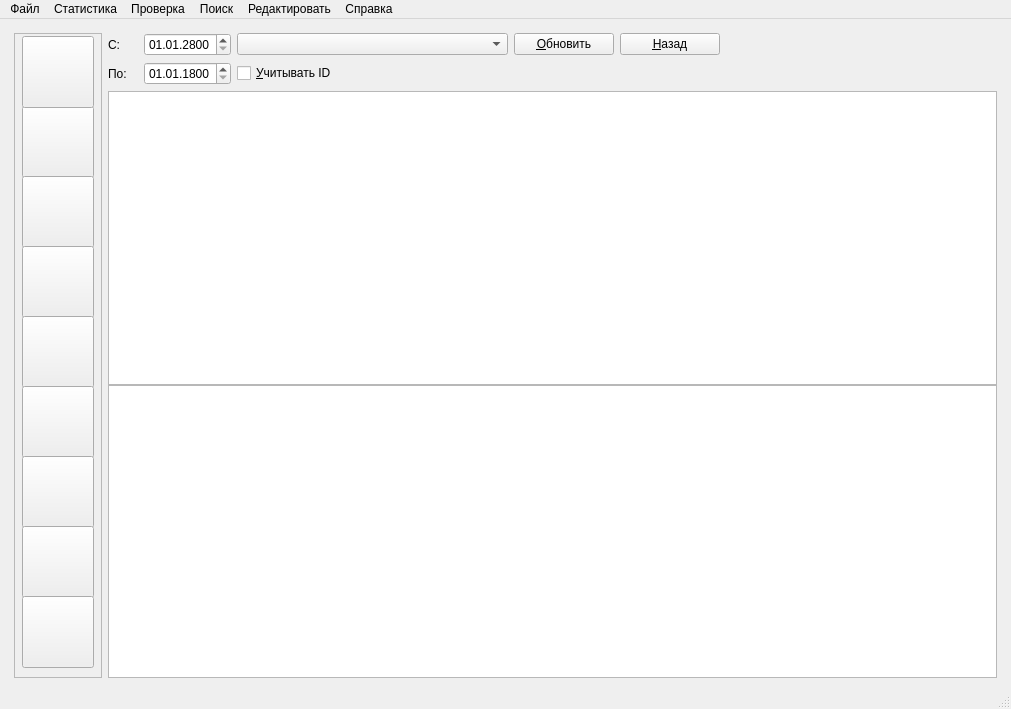
<?xml version="1.0" encoding="UTF-8"?>
<ui version="4.0">
 <class>MainWindow</class>
 <widget class="QMainWindow" name="MainWindow">
  <property name="geometry">
   <rect>
    <x>0</x>
    <y>0</y>
    <width>1011</width>
    <height>709</height>
   </rect>
  </property>
  <property name="minimumSize">
   <size>
    <width>0</width>
    <height>655</height>
   </size>
  </property>
  <property name="maximumSize">
   <size>
    <width>16777215</width>
    <height>6000</height>
   </size>
  </property>
  <property name="windowTitle">
   <string>QFootballStat: футбольная статистика</string>
  </property>
  <property name="windowIcon">
   <iconset resource="resources.qrc">
    <normaloff>:/icon/images/window.png</normaloff>:/icon/images/window.png</iconset>
  </property>
  <property name="iconSize">
   <size>
    <width>32</width>
    <height>32</height>
   </size>
  </property>
  <widget class="QWidget" name="centralwidget">
   <property name="sizePolicy">
    <sizepolicy hsizetype="Expanding" vsizetype="Expanding">
     <horstretch>0</horstretch>
     <verstretch>0</verstretch>
    </sizepolicy>
   </property>
   <layout class="QHBoxLayout" name="horizontalLayout">
    <item>
     <layout class="QGridLayout" name="gridLayout">
      <property name="verticalSpacing">
       <number>0</number>
      </property>
      <item row="4" column="3">
       <spacer name="verticalSpacer_2">
        <property name="orientation">
         <enum>Qt::Vertical</enum>
        </property>
        <property name="sizeType">
         <enum>QSizePolicy::Fixed</enum>
        </property>
        <property name="sizeHint" stdset="0">
         <size>
          <width>20</width>
          <height>6</height>
         </size>
        </property>
       </spacer>
      </item>
      <item row="2" column="3">
       <spacer name="verticalSpacer">
        <property name="orientation">
         <enum>Qt::Vertical</enum>
        </property>
        <property name="sizeType">
         <enum>QSizePolicy::Fixed</enum>
        </property>
        <property name="sizeHint" stdset="0">
         <size>
          <width>20</width>
          <height>6</height>
         </size>
        </property>
       </spacer>
      </item>
      <item row="6" column="2" colspan="6">
       <widget class="QTextBrowser" name="text">
        <property name="sizePolicy">
         <sizepolicy hsizetype="Expanding" vsizetype="Expanding">
          <horstretch>0</horstretch>
          <verstretch>0</verstretch>
         </sizepolicy>
        </property>
        <property name="maximumSize">
         <size>
          <width>16777215</width>
          <height>16777215</height>
         </size>
        </property>
        <property name="verticalScrollBarPolicy">
         <enum>Qt::ScrollBarAsNeeded</enum>
        </property>
        <property name="horizontalScrollBarPolicy">
         <enum>Qt::ScrollBarAsNeeded</enum>
        </property>
       </widget>
      </item>
      <item row="1" column="5">
       <widget class="QPushButton" name="pushRefresh">
        <property name="maximumSize">
         <size>
          <width>100</width>
          <height>16777215</height>
         </size>
        </property>
        <property name="text">
         <string>&amp;Обновить</string>
        </property>
       </widget>
      </item>
      <item row="0" column="8">
       <spacer name="horizontalSpacer_3">
        <property name="orientation">
         <enum>Qt::Horizontal</enum>
        </property>
        <property name="sizeType">
         <enum>QSizePolicy::Fixed</enum>
        </property>
        <property name="sizeHint" stdset="0">
         <size>
          <width>5</width>
          <height>5</height>
         </size>
        </property>
       </spacer>
      </item>
      <item row="0" column="0">
       <spacer name="horizontalSpacer_2">
        <property name="orientation">
         <enum>Qt::Horizontal</enum>
        </property>
        <property name="sizeType">
         <enum>QSizePolicy::Fixed</enum>
        </property>
        <property name="sizeHint" stdset="0">
         <size>
          <width>5</width>
          <height>5</height>
         </size>
        </property>
       </spacer>
      </item>
      <item row="0" column="1">
       <spacer name="horizontalSpacer">
        <property name="orientation">
         <enum>Qt::Horizontal</enum>
        </property>
        <property name="sizeType">
         <enum>QSizePolicy::Fixed</enum>
        </property>
        <property name="sizeHint" stdset="0">
         <size>
          <width>88</width>
          <height>5</height>
         </size>
        </property>
       </spacer>
      </item>
      <item row="1" column="1" rowspan="6">
       <widget class="QScrollArea" name="scrollArea">
        <property name="sizePolicy">
         <sizepolicy hsizetype="Fixed" vsizetype="Expanding">
          <horstretch>0</horstretch>
          <verstretch>0</verstretch>
         </sizepolicy>
        </property>
        <property name="minimumSize">
         <size>
          <width>88</width>
          <height>440</height>
         </size>
        </property>
        <property name="lineWidth">
         <number>1</number>
        </property>
        <property name="verticalScrollBarPolicy">
         <enum>Qt::ScrollBarAsNeeded</enum>
        </property>
        <property name="horizontalScrollBarPolicy">
         <enum>Qt::ScrollBarAlwaysOff</enum>
        </property>
        <property name="widgetResizable">
         <bool>true</bool>
        </property>
        <property name="alignment">
         <set>Qt::AlignLeading|Qt::AlignLeft|Qt::AlignTop</set>
        </property>
        <widget class="QWidget" name="scrollAreaWidgetContents">
         <property name="geometry">
          <rect>
           <x>0</x>
           <y>0</y>
           <width>86</width>
           <height>641</height>
          </rect>
         </property>
         <widget class="QPushButton" name="pushButton_1">
          <property name="geometry">
           <rect>
            <x>7</x>
            <y>72</y>
            <width>72</width>
            <height>72</height>
           </rect>
          </property>
          <property name="sizePolicy">
           <sizepolicy hsizetype="Fixed" vsizetype="Fixed">
            <horstretch>0</horstretch>
            <verstretch>0</verstretch>
           </sizepolicy>
          </property>
          <property name="minimumSize">
           <size>
            <width>72</width>
            <height>72</height>
           </size>
          </property>
          <property name="maximumSize">
           <size>
            <width>72</width>
            <height>72</height>
           </size>
          </property>
          <property name="toolTip">
           <string>Турнирная таблица</string>
          </property>
          <property name="styleSheet">
           <string notr="true"/>
          </property>
          <property name="text">
           <string/>
          </property>
          <property name="icon">
           <iconset resource="resources.qrc">
            <normaloff>:/icon/images/mode1.png</normaloff>:/icon/images/mode1.png</iconset>
          </property>
          <property name="iconSize">
           <size>
            <width>64</width>
            <height>64</height>
           </size>
          </property>
          <property name="flat">
           <bool>false</bool>
          </property>
         </widget>
         <widget class="QPushButton" name="pushButton_2">
          <property name="geometry">
           <rect>
            <x>7</x>
            <y>142</y>
            <width>72</width>
            <height>72</height>
           </rect>
          </property>
          <property name="sizePolicy">
           <sizepolicy hsizetype="Fixed" vsizetype="Fixed">
            <horstretch>0</horstretch>
            <verstretch>0</verstretch>
           </sizepolicy>
          </property>
          <property name="minimumSize">
           <size>
            <width>72</width>
            <height>72</height>
           </size>
          </property>
          <property name="maximumSize">
           <size>
            <width>72</width>
            <height>72</height>
           </size>
          </property>
          <property name="toolTip">
           <string>Командная статистика</string>
          </property>
          <property name="text">
           <string/>
          </property>
          <property name="icon">
           <iconset resource="resources.qrc">
            <normaloff>:/icon/images/mode2.png</normaloff>:/icon/images/mode2.png</iconset>
          </property>
          <property name="iconSize">
           <size>
            <width>64</width>
            <height>64</height>
           </size>
          </property>
         </widget>
         <widget class="QPushButton" name="pushButton_3">
          <property name="geometry">
           <rect>
            <x>7</x>
            <y>212</y>
            <width>72</width>
            <height>72</height>
           </rect>
          </property>
          <property name="sizePolicy">
           <sizepolicy hsizetype="Fixed" vsizetype="Fixed">
            <horstretch>0</horstretch>
            <verstretch>0</verstretch>
           </sizepolicy>
          </property>
          <property name="minimumSize">
           <size>
            <width>72</width>
            <height>72</height>
           </size>
          </property>
          <property name="maximumSize">
           <size>
            <width>72</width>
            <height>72</height>
           </size>
          </property>
          <property name="toolTip">
           <string>Судейская статистика</string>
          </property>
          <property name="text">
           <string/>
          </property>
          <property name="icon">
           <iconset resource="resources.qrc">
            <normaloff>:/icon/images/mode3.png</normaloff>:/icon/images/mode3.png</iconset>
          </property>
          <property name="iconSize">
           <size>
            <width>64</width>
            <height>64</height>
           </size>
          </property>
         </widget>
         <widget class="QPushButton" name="pushButton_4">
          <property name="geometry">
           <rect>
            <x>7</x>
            <y>282</y>
            <width>72</width>
            <height>72</height>
           </rect>
          </property>
          <property name="sizePolicy">
           <sizepolicy hsizetype="Fixed" vsizetype="Fixed">
            <horstretch>0</horstretch>
            <verstretch>0</verstretch>
           </sizepolicy>
          </property>
          <property name="minimumSize">
           <size>
            <width>72</width>
            <height>72</height>
           </size>
          </property>
          <property name="maximumSize">
           <size>
            <width>72</width>
            <height>72</height>
           </size>
          </property>
          <property name="toolTip">
           <string>Личная статистика игроков</string>
          </property>
          <property name="text">
           <string/>
          </property>
          <property name="icon">
           <iconset resource="resources.qrc">
            <normaloff>:/icon/images/mode4.png</normaloff>:/icon/images/mode4.png</iconset>
          </property>
          <property name="iconSize">
           <size>
            <width>64</width>
            <height>64</height>
           </size>
          </property>
         </widget>
         <widget class="QPushButton" name="pushButton_5">
          <property name="geometry">
           <rect>
            <x>7</x>
            <y>352</y>
            <width>72</width>
            <height>72</height>
           </rect>
          </property>
          <property name="sizePolicy">
           <sizepolicy hsizetype="Fixed" vsizetype="Fixed">
            <horstretch>0</horstretch>
            <verstretch>0</verstretch>
           </sizepolicy>
          </property>
          <property name="minimumSize">
           <size>
            <width>72</width>
            <height>72</height>
           </size>
          </property>
          <property name="maximumSize">
           <size>
            <width>72</width>
            <height>72</height>
           </size>
          </property>
          <property name="toolTip">
           <string>Результаты матчей</string>
          </property>
          <property name="text">
           <string/>
          </property>
          <property name="icon">
           <iconset resource="resources.qrc">
            <normaloff>:/icon/images/mode5.png</normaloff>:/icon/images/mode5.png</iconset>
          </property>
          <property name="iconSize">
           <size>
            <width>64</width>
            <height>64</height>
           </size>
          </property>
         </widget>
         <widget class="QPushButton" name="pushButton_6">
          <property name="geometry">
           <rect>
            <x>7</x>
            <y>422</y>
            <width>72</width>
            <height>72</height>
           </rect>
          </property>
          <property name="sizePolicy">
           <sizepolicy hsizetype="Fixed" vsizetype="Fixed">
            <horstretch>0</horstretch>
            <verstretch>0</verstretch>
           </sizepolicy>
          </property>
          <property name="minimumSize">
           <size>
            <width>72</width>
            <height>72</height>
           </size>
          </property>
          <property name="maximumSize">
           <size>
            <width>72</width>
            <height>72</height>
           </size>
          </property>
          <property name="toolTip">
           <string>Список бомбардиров</string>
          </property>
          <property name="text">
           <string/>
          </property>
          <property name="icon">
           <iconset resource="resources.qrc">
            <normaloff>:/icon/images/mode6.png</normaloff>:/icon/images/mode6.png</iconset>
          </property>
          <property name="iconSize">
           <size>
            <width>64</width>
            <height>64</height>
           </size>
          </property>
         </widget>
         <widget class="QPushButton" name="pushButton_7">
          <property name="geometry">
           <rect>
            <x>7</x>
            <y>492</y>
            <width>72</width>
            <height>72</height>
           </rect>
          </property>
          <property name="sizePolicy">
           <sizepolicy hsizetype="Fixed" vsizetype="Fixed">
            <horstretch>0</horstretch>
            <verstretch>0</verstretch>
           </sizepolicy>
          </property>
          <property name="minimumSize">
           <size>
            <width>72</width>
            <height>72</height>
           </size>
          </property>
          <property name="maximumSize">
           <size>
            <width>72</width>
            <height>72</height>
           </size>
          </property>
          <property name="toolTip">
           <string>Тренерская статистика</string>
          </property>
          <property name="text">
           <string/>
          </property>
          <property name="icon">
           <iconset resource="resources.qrc">
            <normaloff>:/icon/images/mode7.png</normaloff>:/icon/images/mode7.png</iconset>
          </property>
          <property name="iconSize">
           <size>
            <width>64</width>
            <height>64</height>
           </size>
          </property>
         </widget>
         <widget class="QPushButton" name="pushButton_8">
          <property name="geometry">
           <rect>
            <x>7</x>
            <y>562</y>
            <width>72</width>
            <height>72</height>
           </rect>
          </property>
          <property name="sizePolicy">
           <sizepolicy hsizetype="Fixed" vsizetype="Fixed">
            <horstretch>0</horstretch>
            <verstretch>0</verstretch>
           </sizepolicy>
          </property>
          <property name="minimumSize">
           <size>
            <width>72</width>
            <height>72</height>
           </size>
          </property>
          <property name="maximumSize">
           <size>
            <width>72</width>
            <height>72</height>
           </size>
          </property>
          <property name="toolTip">
           <string>Статистика по стадионам</string>
          </property>
          <property name="text">
           <string/>
          </property>
          <property name="icon">
           <iconset resource="resources.qrc">
            <normaloff>:/icon/images/mode8.png</normaloff>:/icon/images/mode8.png</iconset>
          </property>
          <property name="iconSize">
           <size>
            <width>64</width>
            <height>64</height>
           </size>
          </property>
         </widget>
         <widget class="QPushButton" name="pushButton_0">
          <property name="geometry">
           <rect>
            <x>7</x>
            <y>2</y>
            <width>72</width>
            <height>72</height>
           </rect>
          </property>
          <property name="sizePolicy">
           <sizepolicy hsizetype="Fixed" vsizetype="Fixed">
            <horstretch>0</horstretch>
            <verstretch>0</verstretch>
           </sizepolicy>
          </property>
          <property name="minimumSize">
           <size>
            <width>72</width>
            <height>72</height>
           </size>
          </property>
          <property name="maximumSize">
           <size>
            <width>72</width>
            <height>72</height>
           </size>
          </property>
          <property name="toolTip">
           <string>Начальная страница</string>
          </property>
          <property name="styleSheet">
           <string notr="true"/>
          </property>
          <property name="text">
           <string/>
          </property>
          <property name="icon">
           <iconset resource="resources.qrc">
            <normaloff>:/icon/images/mode0.png</normaloff>:/icon/images/mode0.png</iconset>
          </property>
          <property name="iconSize">
           <size>
            <width>64</width>
            <height>64</height>
           </size>
          </property>
          <property name="flat">
           <bool>false</bool>
          </property>
         </widget>
        </widget>
       </widget>
      </item>
      <item row="1" column="3">
       <widget class="QDateEdit" name="dateEditFrom">
        <property name="sizePolicy">
         <sizepolicy hsizetype="Fixed" vsizetype="Fixed">
          <horstretch>0</horstretch>
          <verstretch>0</verstretch>
         </sizepolicy>
        </property>
        <property name="dateTime">
         <datetime>
          <hour>0</hour>
          <minute>0</minute>
          <second>0</second>
          <year>2800</year>
          <month>1</month>
          <day>1</day>
         </datetime>
        </property>
        <property name="date">
         <date>
          <year>2800</year>
          <month>1</month>
          <day>1</day>
         </date>
        </property>
        <property name="displayFormat">
         <string>dd.MM.yyyy</string>
        </property>
       </widget>
      </item>
      <item row="3" column="3">
       <widget class="QDateEdit" name="dateEditTill">
        <property name="sizePolicy">
         <sizepolicy hsizetype="Fixed" vsizetype="Fixed">
          <horstretch>0</horstretch>
          <verstretch>0</verstretch>
         </sizepolicy>
        </property>
        <property name="date">
         <date>
          <year>1800</year>
          <month>1</month>
          <day>1</day>
         </date>
        </property>
        <property name="displayFormat">
         <string>dd.MM.yyyy</string>
        </property>
       </widget>
      </item>
      <item row="1" column="2">
       <widget class="QLabel" name="label">
        <property name="minimumSize">
         <size>
          <width>30</width>
          <height>0</height>
         </size>
        </property>
        <property name="maximumSize">
         <size>
          <width>30</width>
          <height>16777215</height>
         </size>
        </property>
        <property name="text">
         <string>С:</string>
        </property>
       </widget>
      </item>
      <item row="3" column="2">
       <widget class="QLabel" name="label_2">
        <property name="maximumSize">
         <size>
          <width>16777215</width>
          <height>16777215</height>
         </size>
        </property>
        <property name="text">
         <string>По:</string>
        </property>
       </widget>
      </item>
      <item row="5" column="2" colspan="6">
       <widget class="QTableWidget" name="table">
        <property name="selectionBehavior">
         <enum>QAbstractItemView::SelectRows</enum>
        </property>
       </widget>
      </item>
      <item row="1" column="6">
       <widget class="QPushButton" name="pushBack">
        <property name="maximumSize">
         <size>
          <width>100</width>
          <height>16777215</height>
         </size>
        </property>
        <property name="text">
         <string>&amp;Назад</string>
        </property>
       </widget>
      </item>
      <item row="1" column="4">
       <widget class="QComboBox" name="comboTournaments"/>
      </item>
      <item row="3" column="4">
       <widget class="QCheckBox" name="checkBoxID">
        <property name="text">
         <string>&amp;Учитывать ID</string>
        </property>
       </widget>
      </item>
     </layout>
    </item>
   </layout>
  </widget>
  <widget class="QMenuBar" name="menubar">
   <property name="geometry">
    <rect>
     <x>0</x>
     <y>0</y>
     <width>1011</width>
     <height>21</height>
    </rect>
   </property>
   <widget class="QMenu" name="menuFile">
    <property name="title">
     <string>Файл</string>
    </property>
    <addaction name="actionNewQfb"/>
    <addaction name="actionOpenQfb"/>
    <addaction name="actionSave"/>
    <addaction name="actionSaveAsQfb"/>
    <addaction name="actionImport"/>
    <addaction name="actionSaveAsText"/>
    <addaction name="separator"/>
    <addaction name="separator"/>
    <addaction name="actionExit"/>
   </widget>
   <widget class="QMenu" name="menu">
    <property name="title">
     <string>Статистика</string>
    </property>
    <widget class="QMenu" name="menu_3">
     <property name="title">
      <string>Матчи</string>
     </property>
     <addaction name="actionCalculateMatches"/>
    </widget>
    <widget class="QMenu" name="menu_4">
     <property name="title">
      <string>Игроки</string>
     </property>
     <addaction name="actionCalculateGoals"/>
     <addaction name="actionCalculatePlayers"/>
    </widget>
    <widget class="QMenu" name="menu_5">
     <property name="title">
      <string>Судьи</string>
     </property>
     <addaction name="actionCalculateReferies"/>
    </widget>
    <widget class="QMenu" name="menu_6">
     <property name="title">
      <string>Тренеры</string>
     </property>
     <addaction name="actionCalculateCoaches"/>
    </widget>
    <widget class="QMenu" name="menu_7">
     <property name="title">
      <string>Стадионы</string>
     </property>
     <addaction name="actionCalculateStadiums"/>
    </widget>
    <widget class="QMenu" name="menu_8">
     <property name="title">
      <string>Команды</string>
     </property>
     <addaction name="actionCalculateTeams"/>
     <addaction name="actionCalculateTable"/>
    </widget>
    <addaction name="menu_4"/>
    <addaction name="menu_8"/>
    <addaction name="menu_3"/>
    <addaction name="menu_7"/>
    <addaction name="menu_5"/>
    <addaction name="menu_6"/>
   </widget>
   <widget class="QMenu" name="menu_2">
    <property name="title">
     <string>Справка</string>
    </property>
    <addaction name="actionAbout"/>
   </widget>
   <widget class="QMenu" name="menu_9">
    <property name="title">
     <string>Проверка</string>
    </property>
    <addaction name="actionVerifyPlayers"/>
    <addaction name="actionVerifyAttendance"/>
    <addaction name="actionVerifyPlayers2"/>
   </widget>
   <widget class="QMenu" name="menu_10">
    <property name="title">
     <string>Поиск</string>
    </property>
    <addaction name="actionFindPlayer"/>
    <addaction name="actionFindCoach"/>
   </widget>
   <widget class="QMenu" name="menu_11">
    <property name="title">
     <string>Редактировать</string>
    </property>
    <addaction name="actionAddReport"/>
    <addaction name="actionEditReport"/>
   </widget>
   <addaction name="menuFile"/>
   <addaction name="menu"/>
   <addaction name="menu_9"/>
   <addaction name="menu_10"/>
   <addaction name="menu_11"/>
   <addaction name="menu_2"/>
  </widget>
  <widget class="QStatusBar" name="statusbar"/>
  <action name="actionExit">
   <property name="text">
    <string>Выход</string>
   </property>
  </action>
  <action name="actionCalculateTable">
   <property name="text">
    <string>Турнирная таблица</string>
   </property>
  </action>
  <action name="actionCalculateGoals">
   <property name="text">
    <string>Список бомбардиров</string>
   </property>
  </action>
  <action name="actionCalculateReferies">
   <property name="text">
    <string>Статистика по судьям</string>
   </property>
  </action>
  <action name="actionCalculateMatches">
   <property name="text">
    <string>Список матчей</string>
   </property>
  </action>
  <action name="actionSaveAsText">
   <property name="text">
    <string>Сохранить таблицу как текст</string>
   </property>
  </action>
  <action name="actionImport">
   <property name="text">
    <string>Импортировать XML файлы</string>
   </property>
  </action>
  <action name="actionAbout">
   <property name="text">
    <string>О программе</string>
   </property>
  </action>
  <action name="actionCalculateCoaches">
   <property name="text">
    <string>Статистика по тренерам</string>
   </property>
  </action>
  <action name="actionCalculateStadiums">
   <property name="text">
    <string>Статистика по стадионам</string>
   </property>
  </action>
  <action name="actionCalculatePlayers">
   <property name="text">
    <string>Статистика по игрокам</string>
   </property>
  </action>
  <action name="actionCalculateTeams">
   <property name="text">
    <string>Статистика по командам</string>
   </property>
  </action>
  <action name="actionVerifyPlayers">
   <property name="text">
    <string>В команде не 11 игроков</string>
   </property>
  </action>
  <action name="actionVerifyAttendance">
   <property name="text">
    <string>Не указано число зрителей</string>
   </property>
  </action>
  <action name="actionVerifyPlayers2">
   <property name="text">
    <string>Одна фамилия, но разный ID</string>
   </property>
  </action>
  <action name="actionFindPlayer">
   <property name="text">
    <string>Найти игрока</string>
   </property>
  </action>
  <action name="actionFindCoach">
   <property name="text">
    <string>Найти тренера</string>
   </property>
  </action>
  <action name="actionSaveAsQfb">
   <property name="text">
    <string>Сохранить в qfb файл</string>
   </property>
  </action>
  <action name="actionOpenQfb">
   <property name="text">
    <string>Открыть qfb файл</string>
   </property>
  </action>
  <action name="actionAddReport">
   <property name="text">
    <string>Добавить матч</string>
   </property>
  </action>
  <action name="actionEditReport">
   <property name="text">
    <string>Редактировать матч</string>
   </property>
  </action>
  <action name="actionNewQfb">
   <property name="text">
    <string>Создать новый qfb файл</string>
   </property>
  </action>
  <action name="actionSave">
   <property name="text">
    <string>Сохранить</string>
   </property>
  </action>
 </widget>
 <tabstops>
  <tabstop>scrollArea</tabstop>
  <tabstop>pushButton_0</tabstop>
  <tabstop>pushButton_1</tabstop>
  <tabstop>pushButton_2</tabstop>
  <tabstop>pushButton_3</tabstop>
  <tabstop>pushButton_4</tabstop>
  <tabstop>pushButton_5</tabstop>
  <tabstop>pushButton_6</tabstop>
  <tabstop>pushButton_7</tabstop>
  <tabstop>pushButton_8</tabstop>
  <tabstop>dateEditFrom</tabstop>
  <tabstop>comboTournaments</tabstop>
  <tabstop>pushRefresh</tabstop>
  <tabstop>pushBack</tabstop>
  <tabstop>dateEditTill</tabstop>
  <tabstop>checkBoxID</tabstop>
  <tabstop>table</tabstop>
  <tabstop>text</tabstop>
 </tabstops>
 <resources>
  <include location="resources.qrc"/>
 </resources>
 <connections/>
</ui>
